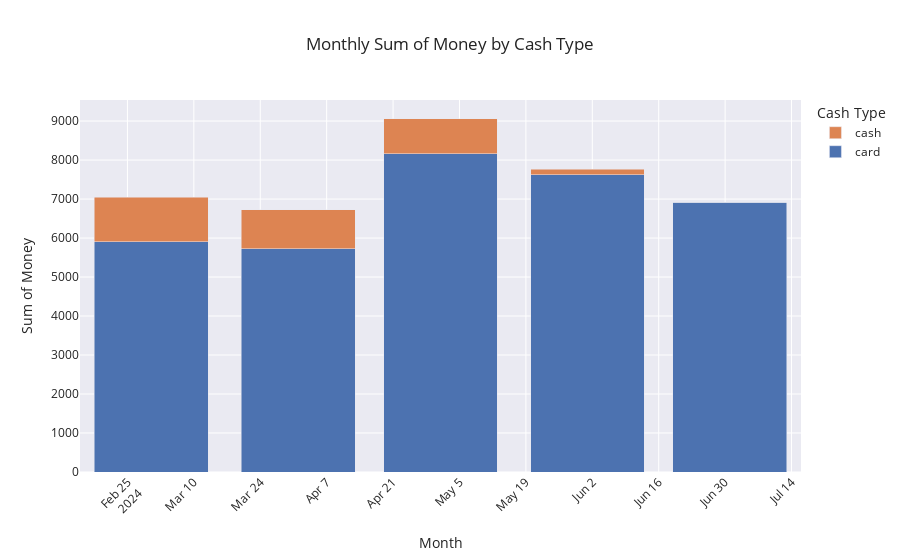

The notebook cell this image was saved under:
### Markdown cell above
Almost 35k are paid by card and 3k by cash.

### Code cell
# Q9: What is the monthly revenue by payment type
def plot_monthly_cash_type_revenue(df):
    money_cash_type_monthly = df.groupby(['cash_type', 'month'])['money'].sum().reset_index()
    pivot_df = money_cash_type_monthly.pivot(index='month', columns='cash_type', values='money').fillna(0)

    fig = go.Figure()

    for cash_type in pivot_df.columns:
        fig.add_trace(go.Bar(
            x=pivot_df.index,
            y=pivot_df[cash_type],
            name=cash_type
        ))

    fig.update_layout(
        title='Monthly Sum of Money by Cash Type',
        xaxis_title='Month',
        yaxis_title='Sum of Money',
        barmode='stack',
        xaxis_tickangle=-45,
        legend_title='Cash Type',
        template='seaborn'
    )
    fig.show()
    
plot_monthly_cash_type_revenue(df)

### Figure 1 — Plotly figure (JSON) as saved in the notebook; plotly's stock layout.template omitted (floating-point values rounded to 4 significant figures)
{"data": [{"name": "card", "type": "bar", "x": ["2024-03", "2024-04", "2024-05", "2024-06", "2024-07"], "y": [5905.0, 5720.0, 8164.0, 7618.0, 6916.0]}, {"name": "cash", "type": "bar", "x": ["2024-03", "2024-04", "2024-05", "2024-06", "2024-07"], "y": [1145, 1001, 899, 141, 0]}], "layout": {"barmode": "stack", "legend": {"title": {"text": "Cash Type"}}, "title": {"text": "Monthly Sum of Money by Cash Type"}, "xaxis": {"tickangle": -45, "title": {"text": "Month"}}, "yaxis": {"title": {"text": "Sum of Money"}}}}
